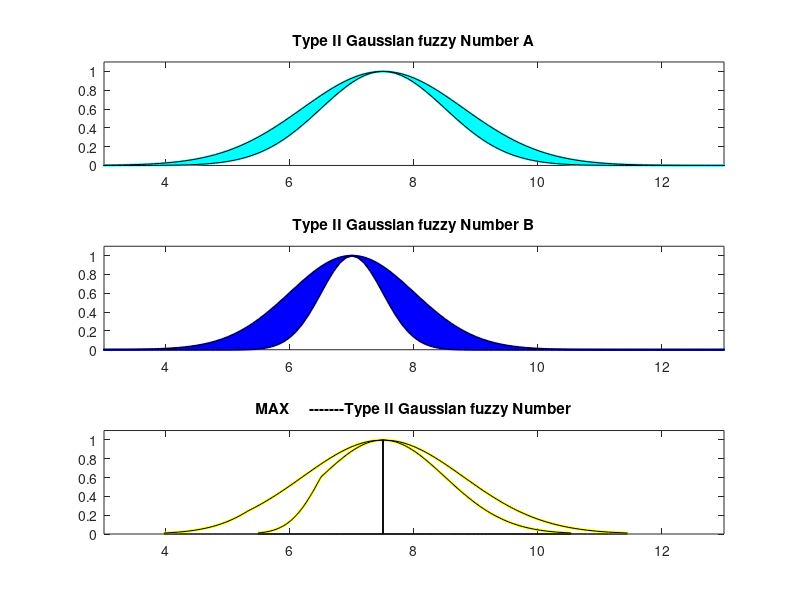

MATLAB code for this plot:
clear
clc
%  Shahab Sotudian--94125091
% Type II Gaussian  Number Operations
% Type II Gaussian  Number A
sigma1L=1;
mean1L=7.5;

sigma1U=1.3;
mean1U=7.5;

% Type II Gaussian  Number B
sigma2U=1;
mean2U=7;

sigma2L=0.5;
mean2L=7;

alfa=0;
y=[];
l = -5:0.1:15;

% alfa cut
AU=[(mean1U-sigma1U*sqrt((-2)*log(alfa))),(mean1U+sigma1U*sqrt((-2)*log(alfa)))];
BU=[(mean2U-sigma2U*sqrt((-2)*log(alfa))),(mean2U+sigma2U*sqrt((-2)*log(alfa)))];

AL=[(mean1L-sigma1L*sqrt((-2)*log(alfa))),(mean1L+sigma1L*sqrt((-2)*log(alfa)))];
BL=[(mean2L-sigma2L*sqrt((-2)*log(alfa))),(mean2L+sigma2L*sqrt((-2)*log(alfa)))];

% MAX     
for i=1:1:101
    alfa=(i-1)/100;
   y(i)=alfa;
s1U(i)=max((mean1U-sigma1U*sqrt((-2)*log(alfa))),(mean2U-sigma2U*sqrt((-2)*log(alfa))));
s2U(i)=max((mean1U+sigma1U*sqrt((-2)*log(alfa))),(mean2U+sigma2U*sqrt((-2)*log(alfa))));

s1L(i)=max((mean1L-sigma1L*sqrt((-2)*log(alfa))),(mean2L-sigma2L*sqrt((-2)*log(alfa))));
s2L(i)=max((mean1L+sigma1L*sqrt((-2)*log(alfa))),(mean2L+sigma2L*sqrt((-2)*log(alfa))));
end



 
  subplot(311)
h1=gaussmf(l,[1 7.5]);
plot(l,h1,'c','linewidth',1.5)
hold on
h2=gaussmf(l,[1.3 7.5]);
plot(l,h2,'c','linewidth',1.5)
title('Type II Gaussian fuzzy Number A')
axis([3,13,0,1.1])
X=[l,fliplr(l)];                
Y=[h2,fliplr(h1)];             
fill(X,Y,'c');  
       subplot(312)
h3=gaussmf(l,[1 7]);
plot(l,h3,'b','linewidth',1.5)
hold on
h4=gaussmf(l,[0.5 7]);
plot(l,h4,'b','linewidth',1.5)
title('Type II Gaussian fuzzy Number B')
axis([3,13,0,1.1])
X=[l,fliplr(l)];                
Y=[h4,fliplr(h3)];             
fill(X,Y,'b');

      subplot(313)
plot(s1L,y,'y','linewidth',2)
hold on
plot(s2L,y,'y','linewidth',2)
hold on
plot(s1U,y,'y','linewidth',2)
hold on
plot(s2U,y,'y','linewidth',2)
axis([3,13,0,1.1])
hold on

H1=area(s1U,y);
set(H1,'FaceColor','y');
H1=area(s1L,y);
set(H1,'FaceColor','w');
H2=area(s2U,y);
set(H2,'FaceColor','y');
H2=area(s2L,y);
set(H2,'FaceColor','w');

title('MAX     -------Type II Gaussian fuzzy Number')
